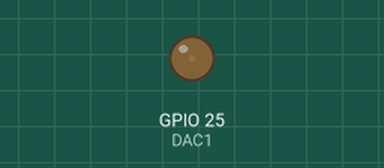
The sketch below on a simulated ESP32. Parts: output pins drawn as LEDs (lit = HIGH). What the sketch prints to the serial monitor is not drawn.

Above: at 0.05 s.
At 0.65 s:
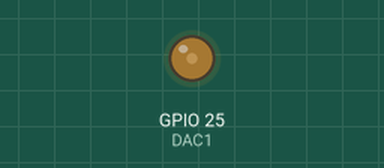
At 1.3 s:
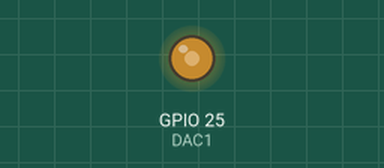
At 2.55 s:
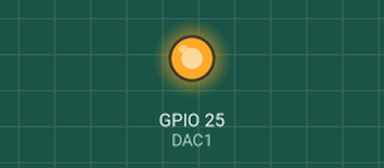
Timing chart, 0 to 5.9 s (numbered marks = the images above):
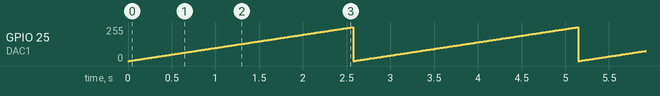

The sketch:

4.LED-DAC.ino
```cpp
#define DAC1 25

void setup() {
  Serial.begin(115200);

}

void loop()
{
  int Value = 255; //255= 3.3V 128=1.65V

  //dacWrite(DAC1, Value);
  //delay(100);

  for(int i=0;i<255;i++)
  {
    dacWrite(DAC1, i);
    Serial.printf("The value is %d\n",i);
    delay(10);
  }
}
```

Measured:
- by itself, GPIO 25 (DAC1): ramps from 0/255 to 254/255 and jumps back, once every 2.6 s
